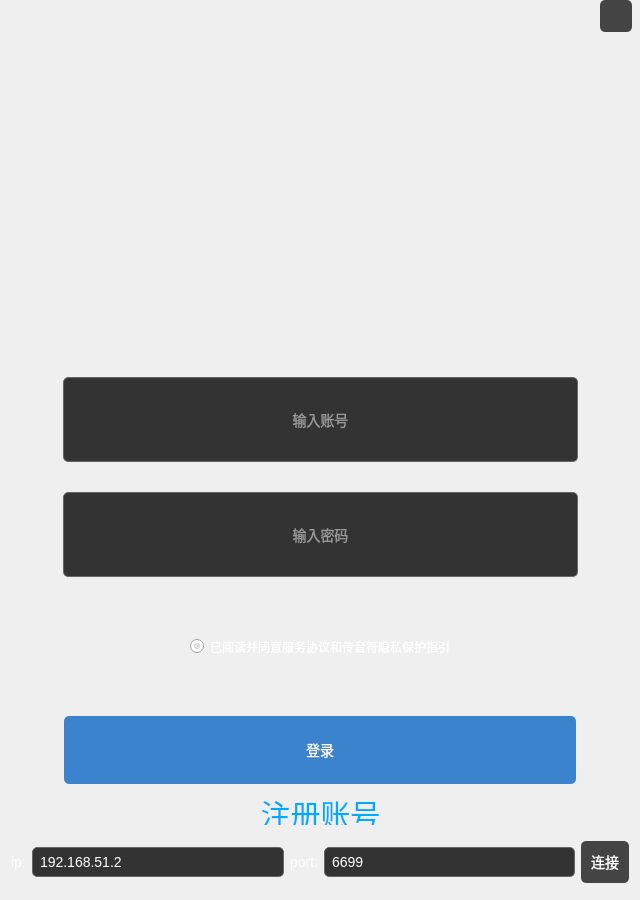
<?xml version="1.0" encoding="UTF-8"?>
<ui version="4.0">
 <class>Widget</class>
 <widget class="QWidget" name="Widget">
  <property name="geometry">
   <rect>
    <x>0</x>
    <y>0</y>
    <width>640</width>
    <height>900</height>
   </rect>
  </property>
  <property name="minimumSize">
   <size>
    <width>640</width>
    <height>900</height>
   </size>
  </property>
  <property name="maximumSize">
   <size>
    <width>640</width>
    <height>900</height>
   </size>
  </property>
  <property name="contextMenuPolicy">
   <enum>Qt::CustomContextMenu</enum>
  </property>
  <property name="windowTitle">
   <string>Widget</string>
  </property>
  <property name="layoutDirection">
   <enum>Qt::LeftToRight</enum>
  </property>
  <property name="styleSheet">
   <string notr="true">QWidget {
    border: none; /* 去掉边框 */
    background: qlineargradient(x1: 0, y1: 0, x2: 0, y2: 1, 
                                stop: 0 #1A1A1A,  /* 深黑色 */
                                stop: 1 #0D0D0D);  /* 更深的黑色 */
}

QLineEdit {
    background-color: #333;  /* 输入框背景颜色（深灰色） */
    border: 1px solid #666;  /* 输入框边框颜色（浅灰色） */
    border-radius: 5px;  /* 圆角边框 */
    padding: 5px;  /* 内边距 */
    font-size: 14px;  /* 字体大小 */
    color: #FFFFFF;  /* 字体颜色（白色） */
}

QPushButton {
    background-color: #444;  /* 按钮背景颜色（稍浅的黑色） */
    border: none;  /* 去掉边框 */
    border-radius: 5px;  /* 圆角边框 */
    color: #FFFFFF;  /* 字体颜色（白色） */
    font-size: 14px;  /* 字体大小 */
    padding: 10px;  /* 内边距 */
}

QPushButton:hover {
    background-color: #555;  /* 悬停时的按钮背景颜色（灰色） */
}

QPushButton:pressed {
    background-color: #333;  /* 按下时的按钮背景颜色（更深的灰色） */
}

QLabel {
    color: #FFFFFF;  /* 标签字体颜色（白色） */
    font-size: 14px;  /* 标签字体大小 */
}
</string>
  </property>
  <widget class="QPushButton" name="pushButtonClose">
   <property name="geometry">
    <rect>
     <x>600</x>
     <y>0</y>
     <width>32</width>
     <height>32</height>
    </rect>
   </property>
   <property name="maximumSize">
    <size>
     <width>32</width>
     <height>32</height>
    </size>
   </property>
   <property name="icon">
    <iconset resource="res.qrc">
     <normaloff>:/new/prefix1/close1.png</normaloff>:/new/prefix1/close1.png</iconset>
   </property>
   <property name="flat">
    <bool>true</bool>
   </property>
  </widget>
  <widget class="QWidget" name="layoutWidget">
   <property name="geometry">
    <rect>
     <x>0</x>
     <y>150</y>
     <width>640</width>
     <height>744</height>
    </rect>
   </property>
   <layout class="QVBoxLayout" name="verticalLayout_7">
    <item>
     <layout class="QVBoxLayout" name="verticalLayout_6">
      <item>
       <layout class="QVBoxLayout" name="verticalLayout_5">
        <item>
         <layout class="QVBoxLayout" name="verticalLayout_4">
          <item>
           <layout class="QVBoxLayout" name="verticalLayout_2">
            <item>
             <layout class="QHBoxLayout" name="horizontalLayout_5">
              <item>
               <spacer name="horizontalSpacer_7">
                <property name="orientation">
                 <enum>Qt::Horizontal</enum>
                </property>
                <property name="sizeHint" stdset="0">
                 <size>
                  <width>40</width>
                  <height>20</height>
                 </size>
                </property>
               </spacer>
              </item>
              <item>
               <widget class="QLabel" name="label_3">
                <property name="minimumSize">
                 <size>
                  <width>200</width>
                  <height>160</height>
                 </size>
                </property>
                <property name="maximumSize">
                 <size>
                  <width>200</width>
                  <height>160</height>
                 </size>
                </property>
                <property name="text">
                 <string/>
                </property>
                <property name="pixmap">
                 <pixmap resource="res.qrc">:/new/prefix1/moren.png</pixmap>
                </property>
                <property name="alignment">
                 <set>Qt::AlignCenter</set>
                </property>
               </widget>
              </item>
              <item>
               <spacer name="horizontalSpacer_8">
                <property name="orientation">
                 <enum>Qt::Horizontal</enum>
                </property>
                <property name="sizeHint" stdset="0">
                 <size>
                  <width>40</width>
                  <height>20</height>
                 </size>
                </property>
               </spacer>
              </item>
             </layout>
            </item>
            <item>
             <spacer name="verticalSpacer">
              <property name="orientation">
               <enum>Qt::Vertical</enum>
              </property>
              <property name="sizeHint" stdset="0">
               <size>
                <width>20</width>
                <height>50</height>
               </size>
              </property>
             </spacer>
            </item>
            <item>
             <layout class="QHBoxLayout" name="horizontalLayout_4">
              <item>
               <spacer name="horizontalSpacer_5">
                <property name="orientation">
                 <enum>Qt::Horizontal</enum>
                </property>
                <property name="sizeHint" stdset="0">
                 <size>
                  <width>40</width>
                  <height>20</height>
                 </size>
                </property>
               </spacer>
              </item>
              <item>
               <layout class="QVBoxLayout" name="verticalLayout">
                <property name="spacing">
                 <number>30</number>
                </property>
                <item>
                 <widget class="QLineEdit" name="lineEditId">
                  <property name="minimumSize">
                   <size>
                    <width>515</width>
                    <height>85</height>
                   </size>
                  </property>
                  <property name="maximumSize">
                   <size>
                    <width>515</width>
                    <height>85</height>
                   </size>
                  </property>
                  <property name="font">
                   <font>
                    <family>宋体</family>
                    <pointsize>20</pointsize>
                    <weight>50</weight>
                    <italic>false</italic>
                    <bold>false</bold>
                   </font>
                  </property>
                  <property name="styleSheet">
                   <string notr="true">font: 20pt &quot;宋体&quot;;</string>
                  </property>
                  <property name="alignment">
                   <set>Qt::AlignCenter</set>
                  </property>
                  <property name="placeholderText">
                   <string>输入账号</string>
                  </property>
                 </widget>
                </item>
                <item>
                 <widget class="QLineEdit" name="lineEditPassword">
                  <property name="minimumSize">
                   <size>
                    <width>515</width>
                    <height>85</height>
                   </size>
                  </property>
                  <property name="maximumSize">
                   <size>
                    <width>515</width>
                    <height>85</height>
                   </size>
                  </property>
                  <property name="font">
                   <font>
                    <family>宋体</family>
                    <pointsize>20</pointsize>
                    <weight>50</weight>
                    <italic>false</italic>
                    <bold>false</bold>
                   </font>
                  </property>
                  <property name="styleSheet">
                   <string notr="true">font: 20pt &quot;宋体&quot;;</string>
                  </property>
                  <property name="echoMode">
                   <enum>QLineEdit::Password</enum>
                  </property>
                  <property name="alignment">
                   <set>Qt::AlignCenter</set>
                  </property>
                  <property name="placeholderText">
                   <string>输入密码</string>
                  </property>
                 </widget>
                </item>
               </layout>
              </item>
              <item>
               <spacer name="horizontalSpacer_6">
                <property name="orientation">
                 <enum>Qt::Horizontal</enum>
                </property>
                <property name="sizeHint" stdset="0">
                 <size>
                  <width>40</width>
                  <height>20</height>
                 </size>
                </property>
               </spacer>
              </item>
             </layout>
            </item>
           </layout>
          </item>
          <item>
           <layout class="QHBoxLayout" name="horizontalLayout_6">
            <item>
             <spacer name="horizontalSpacer_9">
              <property name="orientation">
               <enum>Qt::Horizontal</enum>
              </property>
              <property name="sizeHint" stdset="0">
               <size>
                <width>40</width>
                <height>20</height>
               </size>
              </property>
             </spacer>
            </item>
            <item>
             <layout class="QVBoxLayout" name="verticalLayout_3">
              <item>
               <spacer name="verticalSpacer_2">
                <property name="orientation">
                 <enum>Qt::Vertical</enum>
                </property>
                <property name="sizeHint" stdset="0">
                 <size>
                  <width>20</width>
                  <height>20</height>
                 </size>
                </property>
               </spacer>
              </item>
              <item>
               <widget class="QRadioButton" name="radioButton">
                <property name="styleSheet">
                 <string notr="true">color: rgb(255, 255, 255);</string>
                </property>
                <property name="text">
                 <string>已阅读并同意服务协议和传音符隐私保护指引</string>
                </property>
                <property name="checked">
                 <bool>true</bool>
                </property>
               </widget>
              </item>
              <item>
               <spacer name="verticalSpacer_3">
                <property name="orientation">
                 <enum>Qt::Vertical</enum>
                </property>
                <property name="sizeHint" stdset="0">
                 <size>
                  <width>20</width>
                  <height>20</height>
                 </size>
                </property>
               </spacer>
              </item>
             </layout>
            </item>
            <item>
             <spacer name="horizontalSpacer_10">
              <property name="orientation">
               <enum>Qt::Horizontal</enum>
              </property>
              <property name="sizeHint" stdset="0">
               <size>
                <width>40</width>
                <height>20</height>
               </size>
              </property>
             </spacer>
            </item>
           </layout>
          </item>
         </layout>
        </item>
        <item>
         <layout class="QHBoxLayout" name="horizontalLayout_2">
          <item>
           <spacer name="horizontalSpacer">
            <property name="orientation">
             <enum>Qt::Horizontal</enum>
            </property>
            <property name="sizeHint" stdset="0">
             <size>
              <width>40</width>
              <height>20</height>
             </size>
            </property>
           </spacer>
          </item>
          <item>
           <widget class="QPushButton" name="pushButtonLogin">
            <property name="minimumSize">
             <size>
              <width>512</width>
              <height>68</height>
             </size>
            </property>
            <property name="maximumSize">
             <size>
              <width>512</width>
              <height>68</height>
             </size>
            </property>
            <property name="font">
             <font>
              <family>宋体</family>
              <pointsize>14</pointsize>
              <weight>50</weight>
              <italic>false</italic>
              <bold>false</bold>
             </font>
            </property>
            <property name="styleSheet">
             <string notr="true">color: rgb(255, 255, 255);
background-color: rgb(60, 131, 206);
font: 14pt &quot;宋体&quot;;</string>
            </property>
            <property name="text">
             <string>登录</string>
            </property>
           </widget>
          </item>
          <item>
           <spacer name="horizontalSpacer_2">
            <property name="orientation">
             <enum>Qt::Horizontal</enum>
            </property>
            <property name="sizeHint" stdset="0">
             <size>
              <width>40</width>
              <height>20</height>
             </size>
            </property>
           </spacer>
          </item>
         </layout>
        </item>
       </layout>
      </item>
      <item>
       <layout class="QHBoxLayout" name="horizontalLayout_3">
        <item>
         <spacer name="horizontalSpacer_3">
          <property name="orientation">
           <enum>Qt::Horizontal</enum>
          </property>
          <property name="sizeHint" stdset="0">
           <size>
            <width>40</width>
            <height>20</height>
           </size>
          </property>
         </spacer>
        </item>
        <item>
         <widget class="QPushButton" name="pushButtonReg">
          <property name="minimumSize">
           <size>
            <width>145</width>
            <height>45</height>
           </size>
          </property>
          <property name="maximumSize">
           <size>
            <width>145</width>
            <height>45</height>
           </size>
          </property>
          <property name="styleSheet">
           <string notr="true">QPushButton#pushButtonReg {
    background-color: transparent;  /* 设置按钮背景为透明 */
    border: none;  /* 去掉边框 */
    color: rgb(0, 170, 255);  /* 设置字体颜色 */
    font-size: 30px;  /* 字体大小 */
    padding: 10px;  /* 内边距 */
}
</string>
          </property>
          <property name="text">
           <string>注册账号</string>
          </property>
          <property name="flat">
           <bool>true</bool>
          </property>
         </widget>
        </item>
        <item>
         <spacer name="horizontalSpacer_4">
          <property name="orientation">
           <enum>Qt::Horizontal</enum>
          </property>
          <property name="sizeHint" stdset="0">
           <size>
            <width>40</width>
            <height>20</height>
           </size>
          </property>
         </spacer>
        </item>
       </layout>
      </item>
     </layout>
    </item>
    <item>
     <layout class="QHBoxLayout" name="horizontalLayout">
      <item>
       <widget class="QLabel" name="label">
        <property name="text">
         <string>ip:</string>
        </property>
       </widget>
      </item>
      <item>
       <widget class="QLineEdit" name="lineEditIp">
        <property name="text">
         <string>192.168.51.2</string>
        </property>
       </widget>
      </item>
      <item>
       <widget class="QLabel" name="label_2">
        <property name="text">
         <string>port:</string>
        </property>
       </widget>
      </item>
      <item>
       <widget class="QLineEdit" name="lineEditPort">
        <property name="text">
         <string>6699</string>
        </property>
       </widget>
      </item>
      <item>
       <widget class="QPushButton" name="pushButtonConnect">
        <property name="text">
         <string>连接</string>
        </property>
       </widget>
      </item>
     </layout>
    </item>
   </layout>
  </widget>
 </widget>
 <layoutdefault spacing="6" margin="11"/>
 <resources>
  <include location="res.qrc"/>
 </resources>
 <connections/>
</ui>
